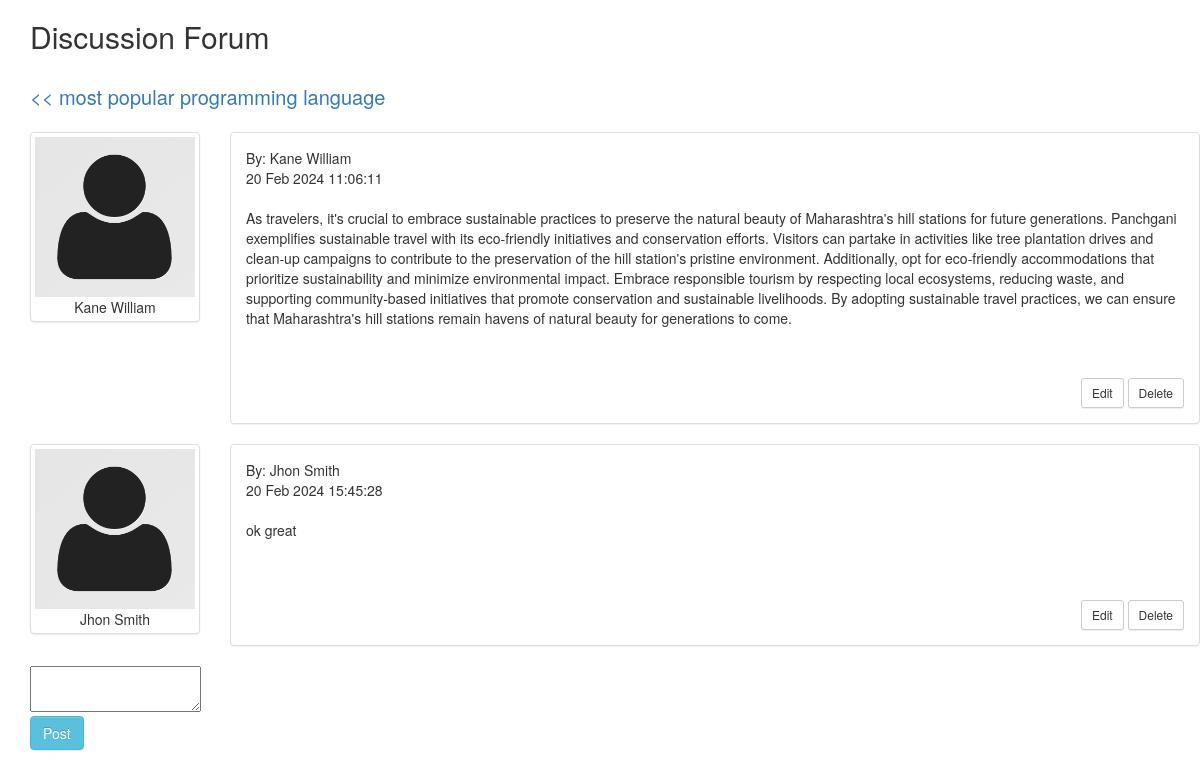
/discussion-forum/post.php?topic_id=8 (signed in), run on the app's committed database.
### tables this page shows
CREATE TABLE `forum_topics` (
  `topic_id` int(11) NOT NULL,
  `subject` varchar(255) NOT NULL,
  `category_id` int(11) NOT NULL,
  `user_id` int(11) NOT NULL,
  `created` datetime NOT NULL DEFAULT current_timestamp()
);

CREATE TABLE `forum_posts` (
  `post_id` int(11) NOT NULL,
  `message` text NOT NULL,
  `topic_id` int(11) NOT NULL,
  `user_id` int(11) NOT NULL,
  `name` varchar(255) NOT NULL,
  `created` datetime NOT NULL DEFAULT current_timestamp()
);

CREATE TABLE `forum_users` (
  `user_id` int(11) NOT NULL,
  `name` varchar(255) NOT NULL,
  `email` varchar(50) NOT NULL,
  `password` varchar(255) NOT NULL,
  `usergroup` int(11) NOT NULL
);

### discussion-forum/class/Topic.php (called while the page is built, shortened)
<?php
class Topic {
	private $topicTable = 'forum_topics';
	private $postTable = 'forum_posts';
	private $userTable = 'forum_users';
	private $conn;
	public $topic_id;
	public function __construct($db){
        $this->conn = $db;
    }
	public function getTopic(){
		if($this->topic_id) {
			$sqlQuery = "
				SELECT subject, category_id
				FROM ".$this->topicTable."
				WHERE topic_id = ".$this->topic_id;
			$stmt = $this->conn->prepare($sqlQuery);
			$stmt->execute();
			$result = $stmt->get_result();
			$topicDetails = $result->fetch_assoc();
			return $topicDetails;
		}
	}
	public function getPosts(){
		if($this->topic_id) {
			$sqlQuery = "
				SELECT t.topic_id, p.post_id, p.message, p.topic_id, p.user_id, p.created, u.name
				FROM ".$this->topicTable." as t
				LEFT JOIN ".$this->postTable." as p ON t.topic_id = p.topic_id
				LEFT JOIN ".$this->userTable." as u ON p.user_id = u.user_id
				WHERE p.topic_id = ".$this->topic_id."
				ORDER BY p.post_id ASC";
			$stmt = $this->conn->prepare($sqlQuery);
			$stmt->execute();
			$result = $stmt->get_result();
			return $result;
		}
	}
}
?>

### discussion-forum/class/User.php (called while the page is built, shortened)
<?php
class User {
	public function loggedIn (){
		if(!empty($_SESSION["userid"])) {
			return 1;
		} else {
			return 0;
		}
	}
}
?>

### discussion-forum/post.php (the view, shortened to what this page needs)
<?php
include_once 'class/User.php';
include_once 'class/Category.php';
include_once 'class/Topic.php';
$database = new Database();
$db = $database->getConnection();
$user = new User($db);
$topics = new Topic($db);
include('inc/header.php');
?>
<link rel="stylesheet" href="https://maxcdn.bootstrapcdn.com/bootstrap/3.3.5/css/bootstrap.min.css">
<link rel="stylesheet" href="css/style.css">
<?php include('inc/container.php'); ?>
<div class="container">
	<div class="row">
		<h2>Discussion Forum</h2>
		<br>
		<div id="postLsit">
		<?php if(!empty($_GET['topic_id'])) { ?>
		   <div class="posts list">
				<?php
				$topics->topic_id = $_GET['topic_id'];
				$topicDetails = $topics->getTopic();
				?>
				<span style="font-size:20px;"><a href="category.php?category_id=<?php echo $topicDetails['category_id']; ?>"><< <?php echo $topicDetails['subject']; ?></a></span>
				<br><br>
				<?php
				$result = $topics->getPosts();
				while ($post = $result->fetch_assoc()) {
					$date = date_create($post['created']);
					$posterName = $post['name'];
				?>
				<article class="row" id="postRow_<?php echo $post['post_id']; ?>">
					<div class="col-md-2 col-sm-2 hidden-xs">
					  <figure class="thumbnail">
						<img class="img-responsive" src="images/user-avatar.png" />
						<figcaption class="text-center"><?php echo ucwords($posterName); ?></figcaption>
					  </figure>
					</div>
					<div class="col-md-10 col-sm-10">
					  <div class="panel panel-default arrow left">
						<div class="panel-body">
						  <header class="text-left">
							<div class="comment-user"><i class="fa fa-user"></i> By: <?php echo $posterName; ?></div>
							<time class="comment-date" datetime="16-12-2014 01:05"><i class="fa fa-clock-o"></i> <?php echo date_format($date, 'd M Y H:i:s'); ?></time>
						  </header>
						  <br>
						  <div class="comment-post"  id="post_message_<?php echo $post['post_id']; ?>">
							<?php echo $post['message']; ?>
						  </div>
						  <textarea name="message" data-topic-id="<?php echo $post['topic_id']; ?>" id="<?php echo $post['post_id']; ?>" style="visibility: hidden;"></textarea><br>
						  <div class="text-right" id="button_section_<?php echo $post['post_id']; ?>">
							<a class="btn btn-default btn-sm" id="edit_<?php echo $post['post_id']; ?>"><i class="fa fa-reply"></i> Edit</a>
							<a class="btn btn-default btn-sm"><i class="fa fa-reply"></i> Delete</a>
						  </div>
						</div>
					  </div>
					</div>
				</article>
				<?php } ?>
		   </div>
	   <?php } ?>
	</div>
	<?php if($user->loggedIn()) { ?>
		<form id="posts" name="posts" method="post">
			<textarea name="message" id="message"></textarea><br>
			<button type="submit" id="save" name="save" class="btn btn-info saveButton">Post</button>
		</form>
	<?php } else { ?>
	<a href="login.php">Login to reply</a>
	<?php } ?>
</div>
<?php include("inc/footer.php"); ?>

### data on the page
forum_topics: subject "most popular programming language"
forum_posts: user.name "Kane William", created "20 Feb 2024 11:06:11", message "As travelers, it's crucial to embrace sustainable practices to preserve the natural beauty of Maharashtra's hill stations for future generations. Panchgani exemplifies sustainable travel with its eco-friendly initiatives and conservation efforts. Visitors can partake in activities like tree plantation drives and clean-up campaigns to contribute to the preservation of the hill station's pristine environment. Additionally, opt for eco-friendly accommodations that prioritize sustainability and minimize environmental impact. Embrace responsible tourism by respecting local ecosystems, reducing waste, and supporting community-based initiatives that promote conservation and sustainable…"
forum_posts: user.name "Jhon Smith", created "20 Feb 2024 15:45:28", message "ok great"
